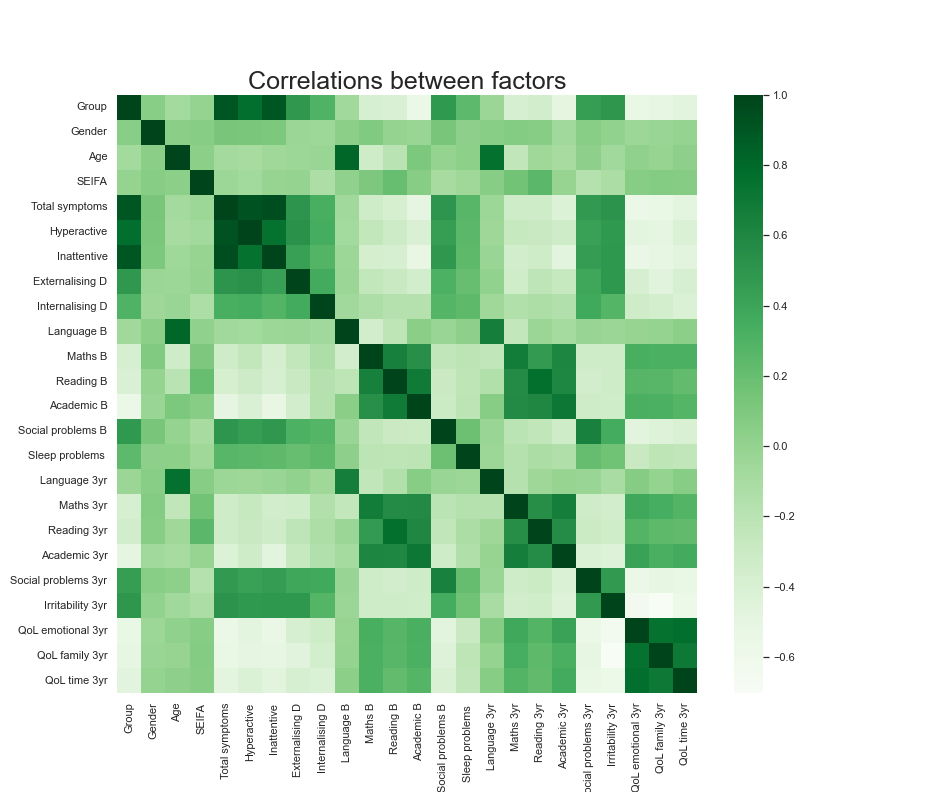

Write the Python code that produced this figure.
#%%
import numpy as np; np.random.seed(0)
import seaborn as sns; sns.set_theme()
import matplotlib.pyplot as plt
import pandas as pd

correlation_data = pd.read_csv("correlations.csv", index_col=0) 
plt.figure(figsize=(13,11))
sns.heatmap(correlation_data, cmap="Greens")
plt.title("Correlations between factors", fontsize=25)
plt.savefig('correlations.png', transparent=True)